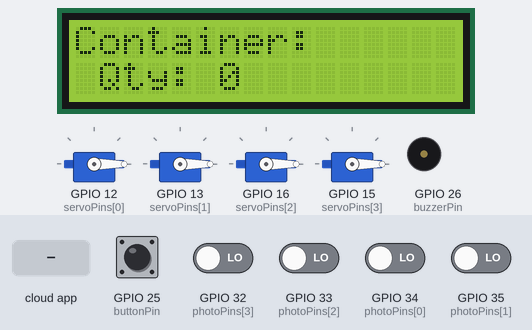
Recording of a sketch running on a simulated ESP32. On the bench: 4 × servo, 16×2 character LCD, buzzer (waves = sounding, pin HIGH). The test bench sets the inputs (shaded band); at power-on: GPIO 25 (buttonPin) HIGH, GPIO 32 (photoPins[3]), GPIO 33 (photoPins[2]), GPIO 34 (photoPins[0]), GPIO 35 (photoPins[1]) LOW. WiFi joins after 1.5 s; servers stay silent unless stated; the Firebase database answers and starts empty; what the sketch prints to the serial monitor is not drawn.

Above: at 4.1 s.
4.2 s: the phone or cloud app sets pill1 to 1
At 5.6 s:
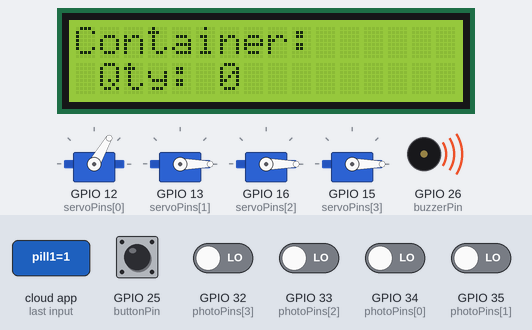
7.8 s: the phone or cloud app sets pill2 to 1
At 9.2 s:
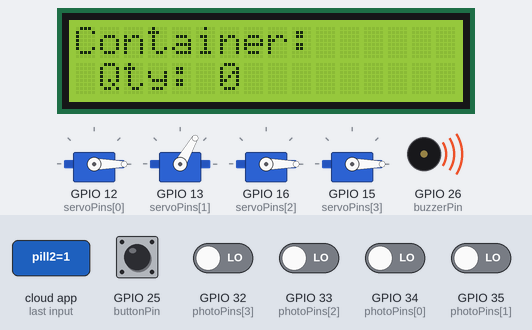
10.9 s: the phone or cloud app sets pill3 to 1
At 12.7 s:
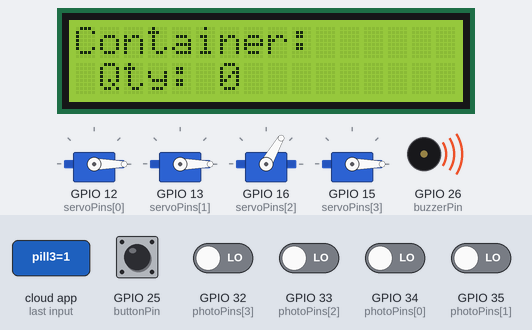
14.4 s: GPIO 25 (buttonPin) pulled LOW for 1 s
At 24.6 s:
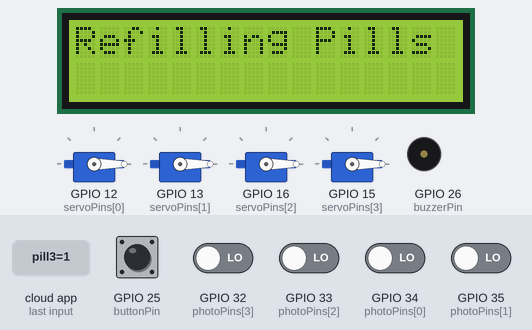
25.0 s: GPIO 32 (photoPins[3]) driven HIGH
At 25.21 s:
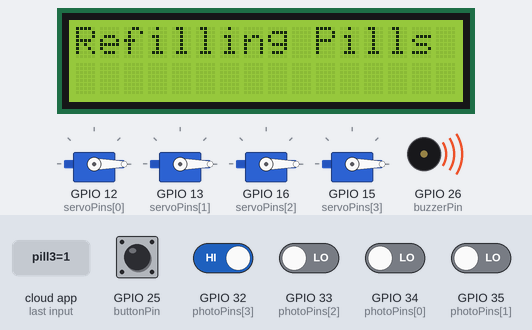
26.9 s: GPIO 25 (buttonPin) pulled LOW for 0.7 s
At 28.3 s:
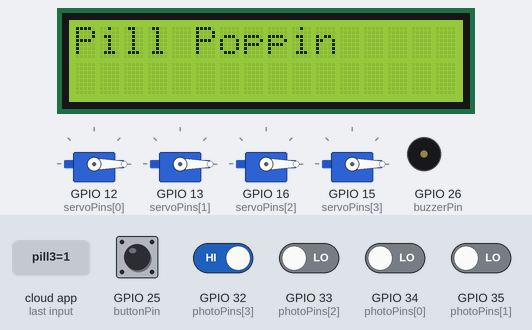
Timing chart, 0 to 29.9 s (numbered marks = the images above; inputs shaded):
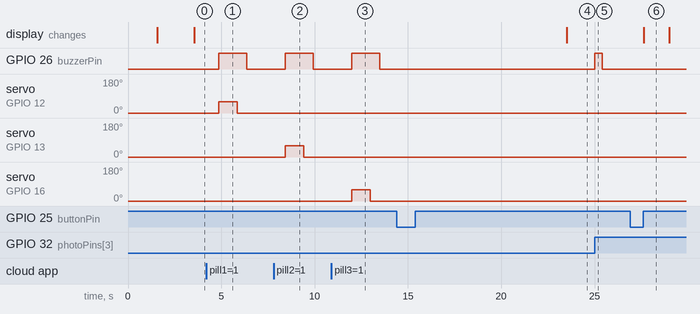

Measured:
- after the input at 4.2 s, GPIO 26 (buzzerPin): LOW → HIGH after 0.65 s, → LOW 1.5 s later; servo on GPIO 12 (servoPins[0]): 0° → 60° after 0.65 s, → 0° 1.0 s later
- after the input at 7.8 s, GPIO 26 (buzzerPin): LOW → HIGH after 0.62 s, → LOW 1.5 s later; servo on GPIO 13 (servoPins[1]): 0° → 60° after 0.62 s, → 0° 1.0 s later
- after the input at 10.9 s, GPIO 26 (buzzerPin): LOW → HIGH after 1.1 s, → LOW 1.5 s later; servo on GPIO 16 (servoPins[2]): 0° → 60° after 1.1 s, → 0° 1.0 s later
- after the input at 14.4 s, the display: changes after 9.1 s (image 4)
- after the input at 25.0 s, GPIO 26 (buzzerPin): LOW → HIGH at once, → LOW 0.41 s later
- after the input at 26.9 s, the display: changes after 0.73 s (image 6)
- what the display in image 6 shows lasts 1.4 s, from 27.6 s to 29.0 s

The sketch:

Arduino-Pillpoppn.ino
```cpp
#include <WiFi.h>
#include <Firebase_ESP_Client.h>
#include "addons/TokenHelper.h"
#include "addons/RTDBHelper.h"
#include <Wire.h>
#include <LiquidCrystal_I2C.h>
#include <ESP32Servo.h>
// Wi-Fi credentials and Firebase setup
#define WIFI_SSID "**********"
#define WIFI_PASSWORD "**********"
#define API_KEY "**********"
#define DATABASE_URL "**********"
#define BUTTON_DEBOUNCE_DELAY 50
// Phototransistor pins for each pill sensor
const int photoPins[] = {34, 35, 33, 32};
const int buzzerPin = 26; // Buzzer pin
const int buttonPin = 25; // Button pin for refilling mode

// Variables to track pill counts and previous states
volatile unsigned long pillCounts[4] = {0};
volatile int previousStates[4] = {LOW, LOW, LOW, LOW};

// Firebase variables
FirebaseData fbdo;
FirebaseAuth auth;
FirebaseConfig config;

bool signupOK = false;
bool pillUpdated[4] = {false, false, false, false};
// Define servo motors for each pill container
Servo pillServos[4];
const int servoPins[4] = {12, 13, 16, 15}; // Specify the pins for each servo motor
// Variables for buzzer timing
unsigned long lastBuzzTime = 0;
const unsigned long buzzDuration = 200; // Shorter duration (200 milliseconds)

// Variables for refilling mode
bool refillingMode = false;
unsigned long buttonPressTime = 0;

// Alarm storage arrays
String pill1Alarms[10];
String pill2Alarms[10];
String pill3Alarms[10];
String pill4Alarms[10];
int alarmCount[4] = {0}; // Track alarm count for each pill container

// Header names for each pill container
String pillHeaders[4]; // To store header names from Firebase

LiquidCrystal_I2C lcd(0x27, 16, 2); // Initialize LCD with I2C address 0x27

void operateServo(int pillIndex) {
    // Sound the buzzer
    digitalWrite(buzzerPin, HIGH); // Play a tone of 1000 Hz
    pillServos[pillIndex].write(60);    // Open position
    delay(1000);                        // Keep open for 1 second
    pillServos[pillIndex].write(0);     // Close position
    delay(500);                         // Brief delay for stability
    digitalWrite(buzzerPin, LOW);               // Stop the buzzer sound
}

void IRAM_ATTR handleButtonPress() {
    // Toggle refilling mode on each press
    refillingMode = !refillingMode;
    if (refillingMode) {
        lcd.clear();
        lcd.print("Refilling Pills");
    } else {
        lcd.clear();
        lcd.print("Pill Poppin");
    }
}
// Function to fetch and store alarms in a specific array for each pill container
void fetchAndStoreAlarms(const String &pillPath, int pillIndex) {
    if (Firebase.RTDB.get(&fbdo, pillPath)) {
        if (fbdo.dataType() == "json") {
            FirebaseJson &json = fbdo.jsonObject();
            size_t count = json.iteratorBegin();
            Serial.printf("Alarms for %s:\n", pillPath.c_str());

            // Reset the specific alarm count
            alarmCount[pillIndex] = 0;

            // Store alarms in corresponding array based on pillIndex
            for (size_t i = 0; i < count; i++) {
                String key, value;
                int type;
                json.iteratorGet(i, type, key, value);

                if (pillIndex == 0 && alarmCount[0] < 10) {
                    pill1Alarms[alarmCount[0]++] = value;
                } else if (pillIndex == 1 && alarmCount[1] < 10) {
                    pill2Alarms[alarmCount[1]++] = value;
                } else if (pillIndex == 2 && alarmCount[2] < 10) {
                    pill3Alarms[alarmCount[2]++] = value;
                } else if (pillIndex == 3 && alarmCount[3] < 10) {
                    pill4Alarms[alarmCount[3]++] = value;
                }

                Serial.printf(" - Alarm ID: %s, Time: %s\n", key.c_str(), value.c_str());
            }
            json.iteratorEnd();
        } else {
            Serial.printf("No alarms found for %s or wrong data type.\n", pillPath.c_str());
        }
    } else {
        Serial.printf("Failed to get alarms for %s: %s\n", pillPath.c_str(), fbdo.errorReason().c_str());
    }
}


// Function to check and operate pill dispenser based on dispense status
void checkPillDispense(const String &pillPath, int pillIndex) {
    if (Firebase.RTDB.get(&fbdo, pillPath)) {
        if (fbdo.dataType() == "int") {
            int dispenseStatus = fbdo.intData();
            if (dispenseStatus == 1) {
                Serial.printf("Pill dispensed for %s\n", pillHeaders[pillIndex].c_str());

                // Operate the servo for this pill container
                operateServo(pillIndex);

                // Reset dispense status to 0
                if (Firebase.RTDB.setInt(&fbdo, pillPath, 0)) {
                    Serial.printf("Dispense status for %s updated to 0\n", pillPath.c_str());
                } else {
                    Serial.printf("Failed to update dispense status for %s: %s\n", pillPath.c_str(), fbdo.errorReason().c_str());
                }
            }
        } else {
            Serial.printf("No dispense status found for %s or wrong data type.\n", pillPath.c_str());
        }
    } else {
        Serial.printf("Failed to get dispense status for %s: %s\n", pillPath.c_str(), fbdo.errorReason().c_str());
    }
}

void fetchHeaderNames() {
    String headerPaths[4] = {"/headers/pill1", "/headers/pill2", "/headers/pill3", "/headers/pill4"};
    for (int i = 0; i < 4; i++) {
        if (Firebase.RTDB.get(&fbdo, headerPaths[i])) {
            if (fbdo.dataType() == "string") {
                pillHeaders[i] = fbdo.stringData();
                Serial.printf("Header for Pill %d: %s\n", i + 1, pillHeaders[i].c_str());
            } else {
                Serial.printf("Failed to get header for Pill %d or wrong data type.\n", i + 1);
            }
        } else {
            Serial.printf("Failed to get header for Pill %d: %s\n", i + 1, fbdo.errorReason().c_str());
        }
    }
}

void printStoredAlarms() {
    Serial.println("\nStored Alarms:");
    for (int i = 0; i < alarmCount[0]; i++) {
        Serial.printf("%s Alarm %d: %s\n", pillHeaders[0].c_str(), i + 1, pill1Alarms[i].c_str());
    }
    for (int i = 0; i < alarmCount[1]; i++) {
        Serial.printf("%s Alarm %d: %s\n", pillHeaders[1].c_str(), i + 1, pill2Alarms[i].c_str());
    }
    for (int i = 0; i < alarmCount[2]; i++) {
        Serial.printf("%s Alarm %d: %s\n", pillHeaders[2].c_str(), i + 1, pill3Alarms[i].c_str());
    }
    for (int i = 0; i < alarmCount[3]; i++) {
        Serial.printf("%s Alarm %d: %s\n", pillHeaders[3].c_str(), i + 1, pill4Alarms[i].c_str());
    }
    Serial.println();
}

// Interrupt service routines for each phototransistor
void IRAM_ATTR photoInterrupt(int index) {
    int currentState = digitalRead(photoPins[index]);
    if (currentState != previousStates[index]) {
        if (currentState == HIGH) {
            pillUpdated[index] = true;  // Mark that the pill was detected
            digitalWrite(buzzerPin, HIGH); // Turn on buzzer immediately
            lastBuzzTime = millis();       // Start the timer for turning it off
        }
        previousStates[index] = currentState;
    }
}

void IRAM_ATTR photoInterrupt1() { photoInterrupt(0); }
void IRAM_ATTR photoInterrupt2() { photoInterrupt(1); }
void IRAM_ATTR photoInterrupt3() { photoInterrupt(2); }
void IRAM_ATTR photoInterrupt4() { photoInterrupt(3); }

void setup() {
    Serial.begin(115200);

    // Connect to Wi-Fi
    WiFi.begin(WIFI_SSID, WIFI_PASSWORD);
    Serial.print("Connecting to Wi-Fi");
    while (WiFi.status() != WL_CONNECTED) {
        Serial.print(".");
        delay(300);
    }
    Serial.println();
    Serial.print("Connected with IP: ");
    Serial.println(WiFi.localIP());
    Serial.println();

    // Firebase configuration
    config.api_key = API_KEY;
    config.database_url = DATABASE_URL;
    if (Firebase.signUp(&config, &auth, "", "")) {
        Serial.println("Sign-up OK");
        signupOK = true;
    } else {
        Serial.printf("Sign-up error: %s\n", config.signer.signupError.message.c_str());
    }

    config.token_status_callback = tokenStatusCallback; // Monitor token generation
    Firebase.begin(&config, &auth);
    Firebase.reconnectWiFi(true);

     // Initialize and attach servo motors
    for (int i = 0; i < 4; i++) {
        pillServos[i].setPeriodHertz(50);
        pillServos[i].attach(servoPins[i], 500, 2400);
        pillServos[i].write(0);
    }

    // Pin setup
    pinMode(buzzerPin, OUTPUT); // Set buzzer pin as OUTPUT
    pinMode(buttonPin, INPUT_PULLUP); // Set button pin as INPUT with pull-up

    for (int i = 0; i < 4; i++) {
        pinMode(photoPins[i], INPUT);
    }

    // Attach interrupts for each sensor
    attachInterrupt(digitalPinToInterrupt(photoPins[0]), photoInterrupt1, CHANGE);
    attachInterrupt(digitalPinToInterrupt(photoPins[1]), photoInterrupt2, CHANGE);
    attachInterrupt(digitalPinToInterrupt(photoPins[2]), photoInterrupt3, CHANGE);
    attachInterrupt(digitalPinToInterrupt(photoPins[3]), photoInterrupt4, CHANGE);

    // Initialize LCD
    lcd.init();
    lcd.backlight();
    lcd.print("Pill Poppin");

        fetchHeaderNames();
}
// Declare pillQuantity array to store pill quantities
int pillQuantity[4] = {0, 0, 0, 0};
void loop() {
    // Button debounce logic
    static bool lastButtonState = HIGH;
    bool currentButtonState = digitalRead(buttonPin);

    if (currentButtonState == LOW && lastButtonState == HIGH) {
        // Button pressed
        buttonPressTime = millis();
    } else if (currentButtonState == HIGH && lastButtonState == LOW) {
        // Button released
        if (millis() - buttonPressTime > 200) { // Simple debounce check
            refillingMode = !refillingMode; // Toggle refilling mode
            if (refillingMode) {
                lcd.clear();
                lcd.print("Refilling Pills");
            } else {
                lcd.clear();
                lcd.print("Pill Poppin");
            }
        }
    }
    lastButtonState = currentButtonState;

    // Check if refilling mode is off and display "Pill Poppin" on Serial Monitor
    if (!refillingMode) {
        if (Firebase.ready() && signupOK) {
            // Periodically fetch the updated header names from Firebase
            fetchHeaderNames();

            // Display each pill header and quantity on the LCD sequentially
            for (int i = 0; i < 4; i++) {
                String path = "/pills/pill" + String(i + 1); // Path for pill1, pill2, etc.

                // Fetch the current count from Firebase
                if (Firebase.RTDB.getInt(&fbdo, path)) {
                    pillQuantity[i] = fbdo.intData(); // Update pillQuantity with the latest count
                } else {
                    Serial.printf("Failed to read pill %d count: %s\n", i + 1, fbdo.errorReason().c_str());
                    pillQuantity[i] = 0; // Default to 0 if read fails
                }
                // Check dispense status and operate servo if needed
                checkPillDispense("/dispense/pill1", 0);
                checkPillDispense("/dispense/pill2", 1);
                checkPillDispense("/dispense/pill3", 2);
                checkPillDispense("/dispense/pill4", 3);

                lcd.clear();                 // Clear the LCD screen
                lcd.setCursor(0, 0);         // Set cursor to the first line
                lcd.print("Container:");     // Display static text
                lcd.setCursor(0, 1);         // Set cursor to the second line
                lcd.print(pillHeaders[i]);   // Display the header for the pill container
                lcd.print(" Qty: ");           // Display "Qty" label
                lcd.print(pillQuantity[i]);  // Display the pill quantity
                delay(1000);                 // Delay to show each header and quantity for 2 seconds
            }
        }

        delay(500); // Delay between database checks
    } else {
        // Handle the buzzer logic when in refilling mode
        // Ensure to turn on the buzzer based on pill detection
        for (int i = 0; i < 4; i++) {
            if (pillUpdated[i]) { // If the pill was detected
                digitalWrite(buzzerPin, HIGH); // Turn on buzzer
                lastBuzzTime = millis(); // Start the timer for buzzer control
            }
        }

        // Turn off the buzzer after the set duration
        if (digitalRead(buzzerPin) == HIGH && (millis() - lastBuzzTime >= buzzDuration)) {
            digitalWrite(buzzerPin, LOW); // Turn off buzzer
        }

        // Handle pill count updates and Firebase interactions
        for (int i = 0; i < 4; i++) {
            if (pillUpdated[i]) { // Only update if pill was detected
                String path = "/pills/pill" + String(i + 1); // Path for pill1, pill2, etc.

                // Read the current count from Firebase
                if (Firebase.RTDB.getInt(&fbdo, path)) {
                    int currentCount = fbdo.intData(); // Get the current pill count from Firebase
                    pillCounts[i] = currentCount + 1;  // Increment the count
                    pillQuantity[i] = pillCounts[i];   // Update pillQuantity with the current count

                    // Write the updated count back to Firebase
                    if (Firebase.RTDB.setInt(&fbdo, path, pillCounts[i])) {
                        Serial.printf("Pill %d count updated: %d\n", i + 1, pillCounts[i]);
                    } else {
                        Serial.printf("Failed to update pill %d count: %s\n", i + 1, fbdo.errorReason().c_str());
                    }
                } else {
                    Serial.printf("Failed to read pill %d count: %s\n", i + 1, fbdo.errorReason().c_str());
                }

                pillUpdated[i] = false; // Reset the update flag
            }
        }

        delay(100); // Shortened delay for faster loop execution
    }
}
```
